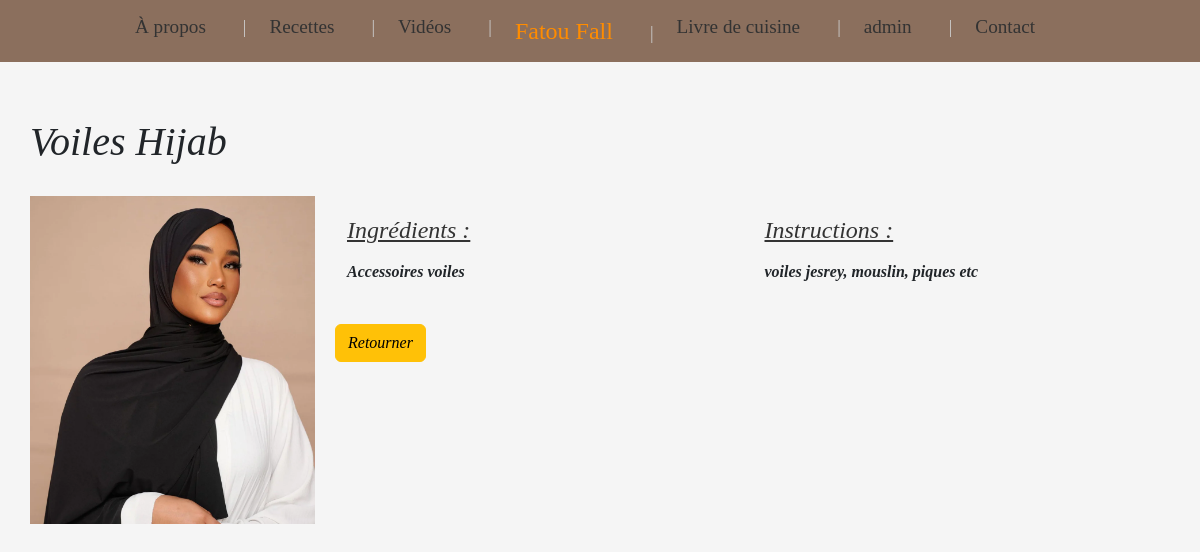
/articles/5/, run on an earlier commit of the app's database.
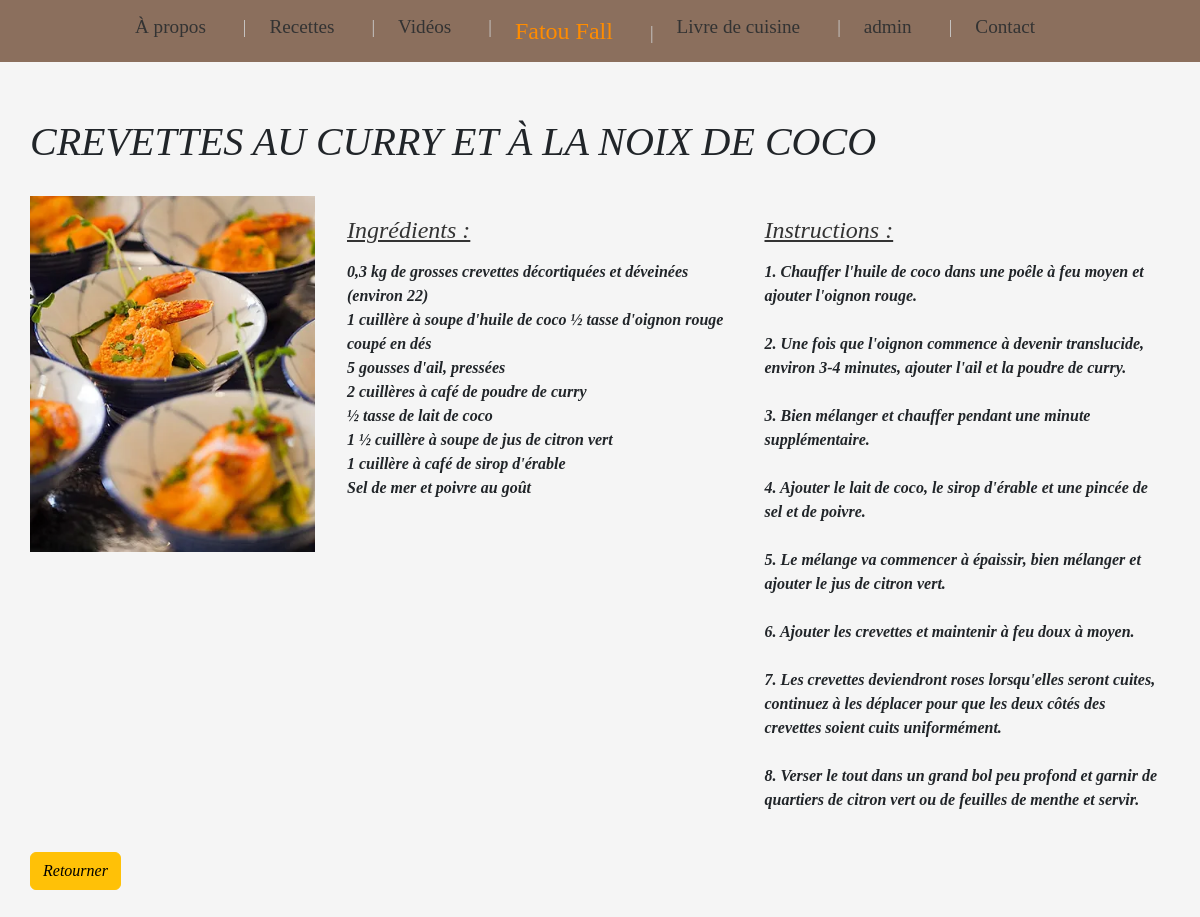
And on a later commit of the database.
### articles/models.py (models this page shows, shortened)
class Article(models.Model):
    titre = models.CharField(max_length=150)
    resume = models.CharField(max_length=2000)
    contenu = models.TextField(blank=True)
    auteur = models.ForeignKey(User, on_delete=models.SET_NULL, null=True, blank=True)  # Changez ici
    date_pub = models.DateTimeField(auto_now_add=True)
    image = models.ImageField(upload_to='media/images/', blank=True, null=True) # Nouveau champ image

### articles/views.py (the view)
# urls.py: path('articles/<int:id>/', article_detail_view, name='article-detail'),  # URL pour les détails de l'article
def article_detail_view(request, id):
    article = get_object_or_404(Article, id=id)  # Récupère l'article par ID
    return render(request, 'article_detail.html', {'article': article})  # Passe l'article au template

### templates/article_detail.html (shortened to what this page needs)
<!DOCTYPE html>
<html lang="en">
<head>
    <link href="https://cdn.jsdelivr.net/npm/bootstrap@5.3.3/dist/css/bootstrap.min.css" rel="stylesheet">
    {% load static %}
    <link href="{% static 'css/styles.css' %}" rel="stylesheet">
</head>
<body style="background-color: whitesmoke; padding-top: 10px;">
    <nav class="navbar navbar-expand-lg fixed-top" style="background-color: #8b6f5d;">
        <div class="container-fluid">
            <div class="collapse navbar-collapse justify-content-center" id="navbarNav">
                <ul class="navbar-nav">
                    <li class="nav-item">
                        <a class="nav-link" href="/Apropos">À propos</a>
                    </li>
                    <li class="nav-item">
                        <a class="nav-link" href="/recettes">Recettes</a>
                    </li>
                    <li class="nav-item">
                        <a class="nav-link" href="/videos">Vidéos</a>
                    </li>
                    <li class="nav-item">
                        <a class="nav-link center-link" href="/">Fatou Fall</a>
                    </li>
                    <li class="nav-item">
                        <a class="nav-link" href="/livreDeCuisine">Livre de cuisine</a>
                    </li>
                    <li class="nav-item">
                        <a class="nav-link" href="/useradmin">admin</a>
                    </li>
                    <li class="nav-item">
                        <a class="nav-link" href="/contact">Contact</a>
                    </li>
                </ul>
            </div>
        </div>
    </nav>
    <div class="container mt-5 recipe-section">
        <h1>{{ article.titre }}</h1>
        <img src="{{ article.image.url }}" alt="{{ article.titre }}" class="recipe-image">
        <div class="row">
            <div class="col-md-6 ingredients">
                <h2 style="text-decoration: underline; font-family: area;">Ingrédients :</h2>
                <p  style="font-family: area; white-space: pre-line;">{{ article.resume }}</p>
            </div>
            <div class="col-md-6 instructions">
                <h2 style="text-decoration: underline; font-family: area;" >Instructions :</h2>
                <p style="font-family: area; white-space: pre-line;">{{ article.contenu }}</p>
            </div>
        </div>
        <a href="{% url 'article-list' %}" class="btn btn-warning mt-4">Retourner</a>
    </div>
</body>
</html>

What changed in the data, as far as the page shows it:
changed Article: titre "Voiles Hijab" → "CREVETTES AU CURRY ET À LA NOIX DE COCO"; image: a different picture; resume "Accessoires voiles" → "0,3 kg de grosses crevettes décortiquées et déveinées (environ 22) 1 cuillère à soupe d'huile de coco ½ tasse d'oignon rouge coupé en dés 5 gousses d'ail, pressées 2 cuillères à café de poudre de curry ½ tasse de lait de coco 1 ½ cuillère à soupe de jus de citron vert 1 cuillère à café de sirop d'érable Sel de mer et poivre au goût"; contenu "voiles jesrey, mouslin, piques etc" → "1. Chauffer l'huile de coco dans une poêle à feu moyen et ajouter l'oignon rouge. 2. Une fois que l'oignon commence à devenir translucide, environ 3-4 minutes, ajouter l'ail et la poudre de curry. 3. Bien mélanger et chauffer pendant une minute supplémentaire. 4. Ajouter le lait de coco, le sirop d'érable et une pincée de sel et de poivre. 5. Le mélange va commencer à épaissir, bien mélanger et ajouter le jus de citron vert. 6. Ajouter les crevettes et maintenir à feu doux à moyen. 7. Les crevettes deviendront roses lorsqu'elles seront cuites, continuez à les déplacer pour que les deux côtés des crevettes soient cuits uniformément. 8. Verser le tout dans un grand bol peu profond et garnir…"
